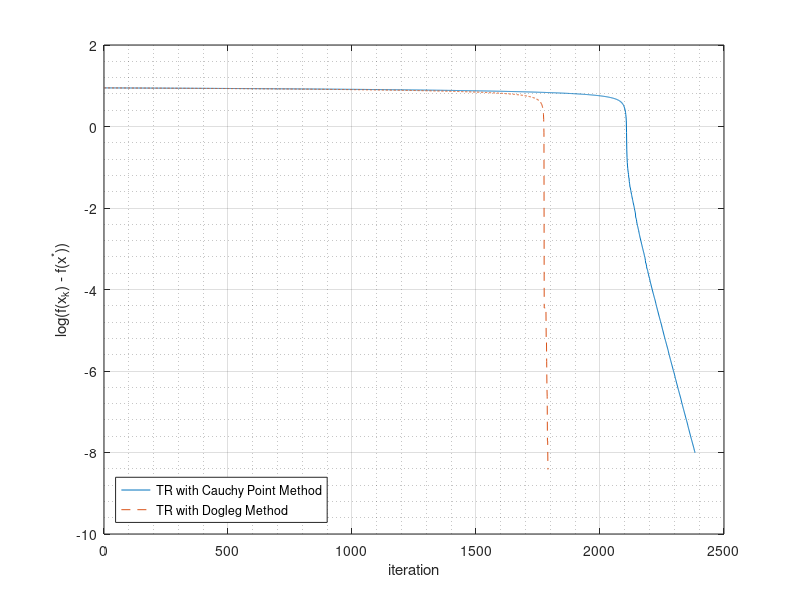

Write the MATLAB code that produced this figure.
% Trust region methods

clear all
close all
clc

% Dimension of the problem
n = 200

% Create a random, symmetric, positive definite matrix A with specific eigenvalues

[Q,R] = qr(rand(n,n));

eigenValues = rand(n,1)*n;

D = diag(eigenValues);
A = Q'*D*Q;

% Initial guess
x0 = 1*rand(n,1);
x = x0;

% Tolerance
tol = 0.00000001

% Record of errors in log scale

aux = 1 + (x'*A*x);
error = log(aux);
errorLog = log10(error);
recordC = [errorLog];

% Overall bound on the step lengths           
maxDelta = 10

% Criteria parameter to update solution x           
eta = 1/8

% TR with Cauchy point (Algorithm 4.1 in Nocedal with Cauchy point for p_k)

delta = maxDelta/2

% Stopping criteria: error           
while error > tol
  	% Cauchy point calculation (Equations 4.11 and 4.12 in Nocedal)
	grad = (2/aux)*A*x;
	discr = grad'*A*grad;
	if discr > 0
		alpha = min(delta/norm(grad),(grad'*grad)/discr);
	else
		alpha = delta/norm(grad);
	end
	p = -alpha*grad;

  	% Ratio ro (Equation 4.4 in Nocedal)                                  
	ro = (log(aux) - log(1 + ((x+p)'*A*(x+p))))/(-(grad'*p) - (.5*p'*A*p));

	if ro < .25
		delta = delta*.25;
	elseif (ro > .75) && (norm(p) == delta)
		delta = min(2*delta, maxDelta);
	else
		delta = delta;
	end

	if ro > eta
		x = x + p;
	end

	aux = 1 + (x'*A*x);
	error = log(aux);
	errorLog = log10(error);
	recordC = [recordC ; errorLog];
end

% Print final solution
%disp('final solution x_sol for TR with Cauchy point:')
%disp(x)

% Print value of f at final solution
disp('f(x_sol) for TR with Cauchy point:')
disp(log(aux))
% TR Algorithm with Cauchy point ends here

% TR with dogleg method (Algorithm 4.1 in Nocedal with dogleg method for p_k)

% Initial guess
x = x0;
             
delta = maxDelta/2

% Record of errors in log scale

aux = 1 + (x'*A*x);
error = log(aux);           
errorLog = log10(error);
recordD = [errorLog];

% Stopping criteria: error                      
while error > tol
  	% Dogleg method (Equations 4.15 and 4.16 in Nocedal)
	grad = (2/aux)*A*x;
	discr = grad'*A*grad;
	pU = -grad*(grad'*grad)/discr;
	pB = A\(-grad);
	if norm(pB) <= delta
		p = pB;
	elseif norm(pU) >= delta
		p = -grad*delta/norm(grad);
	else
		a = norm(pB - pU)^2;
		b = 2*(pB - pU)'*pU;
		c = (norm(pU)^2) - (delta^2);
		tau = 1 + ((((b^2) - (4*a*c))^.5) - b)/(2*a);
		p = pU + (tau - 1)*(pB - pU);
	end
	
  	% Ratio ro (Equation 4.4 in Nocedal) 
	ro = (log(aux) - log(1 + ((x+p)'*A*(x+p))))/(-(grad'*p) - (.5*p'*A*p));

	if ro < .25
		delta = delta*.25;
	elseif (ro > .75) && (norm(p) == delta)
		delta = min(2*delta, maxDelta);
	else
		delta = delta;
	end

	if ro > eta
		x = x + p;
	end

  	aux = 1 + (x'*A*x);
	error = log(aux);
	errorLog = log10(error);
	recordD = [recordD ; errorLog];
end

% Print final solution
%disp('final solution x_sol for TR with dogleg method:')
%disp(x)

% Print value of f at final solution
disp('f(x_sol) for TR with dogleg method:')
disp(log(aux))
% TR Algorithm with dogleg method ends here

% Plot convergence and save in PNG file
axis1 = 0:length(recordC) - 1;
axis2 = 0:length(recordD) - 1;
figure;
plot(axis1, recordC, axis2, recordD, '--');
xlabel('iteration');
ylabel('log(f(x_k) - f(x^*))');
legend('TR with Cauchy Point Method','TR with Dogleg Method','Location','southwest');
grid on;
grid minor;
saveas(gcf,'TR.png');
